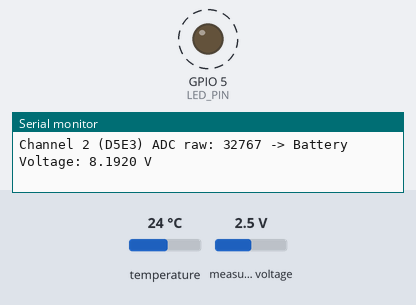
A sketch run on a simulated ESP32-S3. Shown: output pins drawn as LEDs (lit = HIGH), the last lines printed to the serial monitor. Wiring (inferred from the names in the program): ADS1115 converter at I2C address 0x48. Dashed ring = blinking. The inputs (shaded band) are chosen by the test bench; at power-on: temperature 24 °C, measured voltage 2.5 V. Nothing arrives over Bluetooth unless stated; a phone connects over Bluetooth LE 3 s after start. At 8.2 s the program puts the board to deep sleep or switches it off; the recording ends there.

Above: at 2.87 s.
2.9 s: temperature set to 3 °C
At 3.6 s:
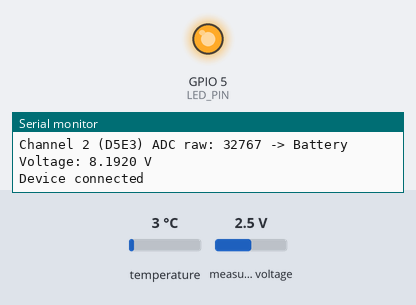
At 6.0 s:
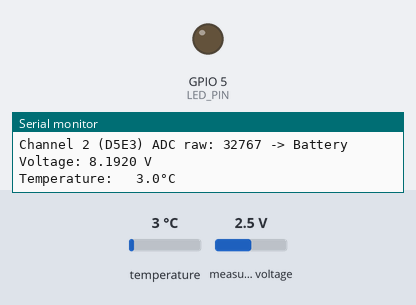
7.4 s: measured voltage set to 0.1 V
Timing chart, 0 to 8.2 s (numbered marks = the images above; inputs shaded):
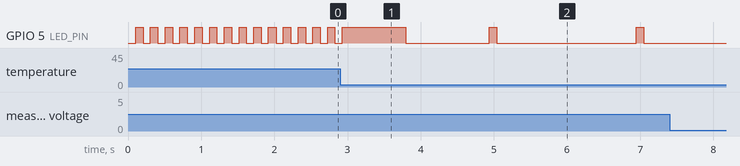

The sketch:

ESP32_Temp_High.ino
```cpp
#include <BLEDevice.h>
#include <BLEServer.h>
#include <BLEUtils.h>
#include <BLE2902.h>
#include <Wire.h>
#include <OneWire.h>
#include <DallasTemperature.h>
#include <esp_sleep.h>

// RTC-переменная
RTC_DATA_ATTR bool sleepFlag = false;

// BLE параметры
BLEServer* pServer = nullptr;
BLECharacteristic* pTempCharacteristic = nullptr;
BLECharacteristic* batteryCharacteristic = nullptr;
bool deviceConnected = false;
bool oldDeviceConnected = false;

// UUID
#define SERVICE_UUID        "4fafc201-1fb5-459e-8fcc-c5c9c331914b"
#define TEMP_CHAR_UUID      "beb5483e-36e1-4688-b7f5-ea07361b26a8"
#define BATTERY_CHAR_UUID   "e1f00324-70ea-4fff-b0b1-94f33872dff9"

// Константа таймаута
const uint64_t DEEP_SLEEP_TIMEOUT = 7200000 * 1000; // 2 часа в микросекундах

// Параметры светодиода
const int LED_PIN = 5;         // GPIO5 для светодиода
unsigned long previousMillis = 0;
int ledState = LOW;

// Управление питанием DS18B20
const int DS18B20_POWER = 6;   // GPIO6 для управления питанием DS18B20

// Параметры DS18B20
const int ONE_WIRE_BUS = 7;    // GPIO7 для данных DS18B20
OneWire oneWire(ONE_WIRE_BUS);
DallasTemperature sensors(&oneWire);
bool ds18b20Found = false;     // Флаг наличия датчика

// Параметры ADS1115
const int ADS_ADDR = 0x48;     // Адрес I2C (1001000)
const int ADS_CONFIG_CH2 = 0xD5E3; // Конфигурационный регистр для канала 2 (пин 5)

unsigned long lastTemperatureRead = 0;
unsigned long lastSecondChannelRead = 0;
unsigned long lastBatteryWarning = 0;
bool lowBatteryMode = false;   // Режим низкого заряда батареи

// Параметры преобразования напряжения
const float ADC_FULL_SCALE = 2.048;      // Максимальное напряжение в вольтах
const float VOLTAGE_DIVIDER_RATIO = 4.0; // Коэффициент делителя 1:4 на входе АЦП

// Пороги напряжения батареи
const float LOW_BATT_THRESHOLD = 3.7;  // 3.7V - предупреждение
const float CRIT_BATT_THRESHOLD = 3.6; // 3.6V - критический уровень

// Класс обработки подключений
class MyServerCallbacks : public BLEServerCallbacks {
    void onConnect(BLEServer* pServer) {
        deviceConnected = true;
        Serial.println("Device connected");
    };

    void onDisconnect(BLEServer* pServer) {
        deviceConnected = false;
        Serial.println("Device disconnected");
        digitalWrite(LED_PIN, LOW); // Выключить светодиод (LOW = выкл)
    }
};

bool readADS1115(int16_t *value, uint16_t config) {
    // Запись конфигурации
    Wire.beginTransmission(ADS_ADDR);
    Wire.write(0x01); // Регистр конфигурации
    Wire.write(highByte(config));
    Wire.write(lowByte(config));

    if (Wire.endTransmission() != 0) {
        Serial.println("I2C write error");
        return false;
    }

    // Ожидание преобразования
    delay(2);

    // Чтение результата
    Wire.beginTransmission(ADS_ADDR);
    Wire.write(0x00); // Регистр результата

    if (Wire.endTransmission(false) != 0) {
        Serial.println("I2C write error");
        return false;
    }

    uint8_t bytesRead = Wire.requestFrom(ADS_ADDR, 2);
    if (bytesRead != 2) {
        Serial.println("I2C read error");
        return false;
    }

    // Сборка 16-битного значения
    uint8_t msb = Wire.read();
    uint8_t lsb = Wire.read();
    *value = (msb << 8) | lsb;
    return true;
}

float readDS18B20Temperature() {
    sensors.requestTemperatures();
    float temperature = sensors.getTempCByIndex(0);

    // Проверка на ошибку чтения
    if (temperature == DEVICE_DISCONNECTED_C) {
        Serial.println("Error reading DS18B20");
        return -999.9; // Значение ошибки
    }

    return temperature;
}

void disableDS18B20() {
    digitalWrite(DS18B20_POWER, LOW);
    pinMode(DS18B20_POWER, INPUT_PULLDOWN);
    Serial.println("DS18B20 power disabled (INPUT_PULLDOWN)");
}

void prepareForDeepSleep() {
    Serial.println("Preparing for deep sleep...");

    // Выключение светодиода
    digitalWrite(LED_PIN, LOW); // LOW = выкл

    // Отключение питания DS18B20
    disableDS18B20();

    // Отключение I2C
    Wire.end();

    // Отключение BLE
    if (pServer) {
        pServer->getAdvertising()->stop();
        BLEDevice::deinit();
    }

    // Перевод пинов в безопасное состояние
    pinMode(LED_PIN, INPUT);

    // Установка флага сна
    sleepFlag = true;

    Serial.println("Entering deep sleep. Turn power OFF and ON to restart.");
    delay(100);

    // Переход в глубокий сон
    esp_deep_sleep_start();
}

float convertToVoltage(int16_t adc_value) {
    // Преобразование значения АЦП в напряжение с учетом делителя
    float voltage_adc = (adc_value * ADC_FULL_SCALE) / 32767.0;
    float real_voltage = voltage_adc * VOLTAGE_DIVIDER_RATIO;
    return real_voltage;
}

void checkBatteryVoltage(float voltage) {
    // Проверка критического уровня
    if (voltage < CRIT_BATT_THRESHOLD) {
        Serial.println("CRITICAL battery level! Entering deep sleep.");
        prepareForDeepSleep();
    }
    // Проверка низкого уровня
    else if (voltage < LOW_BATT_THRESHOLD) {
        if (!lowBatteryMode) {
            Serial.println("LOW battery mode activated");
            lowBatteryMode = true;
        }
    }
    // Возврат к нормальному режиму
    else {
        if (lowBatteryMode) {
            Serial.println("Battery voltage normal. Exiting LOW battery mode");
            lowBatteryMode = false;
        }
    }
}

void setup() {
    Serial.begin(115200);

    // Настройка пинов
    pinMode(LED_PIN, OUTPUT);
    digitalWrite(LED_PIN, LOW); // Выключить светодиод (LOW = выкл)

    // Инициализация питания DS18B20
    pinMode(DS18B20_POWER, OUTPUT);
    digitalWrite(DS18B20_POWER, HIGH); // Включить питание DS18B20
    Serial.println("DS18B20 power enabled (HIGH)");

    // Инициализация DS18B20
    sensors.begin();

    // Проверка наличия DS18B20
    int deviceCount = sensors.getDeviceCount();
    if (deviceCount == 0) {
        Serial.println("DS18B20 not found!");
        ds18b20Found = false;
    } else {
        Serial.print("DS18B20 initialized. Found ");
        Serial.print(deviceCount);
        Serial.println(" sensors");
        ds18b20Found = true;
    }

    // Инициализация I2C
    Wire.begin(8, 9); // SDA=GPIO8, SCL=GPIO9

    // Проверка наличия ADS1115
    Wire.beginTransmission(ADS_ADDR);
    if (Wire.endTransmission() != 0) {
        Serial.println("ADS1115 not found! Communication error");
    } else {
        Serial.println("ADS1115 initialized");
    }

    // Проверка состояния сна
    if (sleepFlag) {
        sleepFlag = false;
        prepareForDeepSleep();
    }

    // Инициализация BLE
    BLEDevice::init("ESP32-Temp-High");

    // Создание BLE сервера
    pServer = BLEDevice::createServer();
    pServer->setCallbacks(new MyServerCallbacks());

    // Создание BLE сервиса
    BLEService *pService = pServer->createService(SERVICE_UUID);

    // Создание характеристики
    pTempCharacteristic = pService->createCharacteristic(
        TEMP_CHAR_UUID,
        BLECharacteristic::PROPERTY_READ |
        BLECharacteristic::PROPERTY_NOTIFY
    );
    pTempCharacteristic->addDescriptor(new BLE2902());

    //Характеристика для передачи напряжения батареи
    batteryCharacteristic = pService->createCharacteristic(
        BATTERY_CHAR_UUID,
        BLECharacteristic::PROPERTY_READ |
        BLECharacteristic::PROPERTY_NOTIFY
    );
    batteryCharacteristic->addDescriptor(new BLE2902());

    // Запуск сервиса
    pService->start();

    // Начало рассылки
    BLEAdvertising *pAdvertising = BLEDevice::getAdvertising();
    pAdvertising->addServiceUUID(SERVICE_UUID);
    pAdvertising->setScanResponse(true);
    pAdvertising->setMinPreferred(0x06);
    BLEDevice::startAdvertising();

    Serial.println("BLE Temperature device active. Waiting for connections...");
    Serial.println("Device will enter deep sleep after 2 hours of operation");
}

String formatTemperature(float temperature) {
    String result;

    if (temperature >= 100.0) {
        // 3 цифры до точки: "123.4°C"
        result = String(temperature, 1) + "°C";
    } else if (temperature >= 10.0) {
        // 2 цифры до точки: " 12.3°C"
        result = " " + String(temperature, 1) + "°C";
    } else if (temperature >= 0.0) {
        // 1 цифра до точки: "  1.2°C"
        result = "  " + String(temperature, 1) + "°C";
    } else if (temperature > -10.0) {
        // отрицательная, 1 цифра до точки: " -1.2°C"
        result = String(temperature, 1) + "°C";
    } else if (temperature > -100.0) {
        // отрицательная, 2 цифры до точки: "-12.3°C"
        result = String(temperature, 1) + "°C";
    } else {
        // отрицательная, 3 цифры до точки: "-123.4°C"
        result = String(temperature, 1) + "°C";
    }

    return result;
}

void loop() {
    unsigned long currentMillis = millis();

    // Управление светодиодом при подключении к VCC
    if (!deviceConnected) {
        // Режим ожидания - быстрое мигание
        if (currentMillis - previousMillis >= 100) {
            previousMillis = currentMillis;
            ledState = (ledState == LOW) ? HIGH : LOW;
            digitalWrite(LED_PIN, ledState); // LOW = выкл, HIGH = вкл
        }
    } else {
        // Режим подключения - короткие вспышки каждые 2 секунды
        if (currentMillis - previousMillis >= 2000) {
            previousMillis = currentMillis;
            digitalWrite(LED_PIN, HIGH); // Включить на мгновение
        } else if (currentMillis - previousMillis >= 100) {
            digitalWrite(LED_PIN, LOW); // Выключить
        }
    }

    // Проверка таймаута работы
    if (currentMillis >= 7200000) {
        prepareForDeepSleep();
    }

    // Обработка подключений BLE
    if (!deviceConnected && oldDeviceConnected) {
        delay(500);
        pServer->startAdvertising();
        Serial.println("Advertising restarted");
        oldDeviceConnected = deviceConnected;
    }
    if (deviceConnected && !oldDeviceConnected) {
        oldDeviceConnected = deviceConnected;
    }

    // Считывание второго канала (напряжение батареи) каждые 5 секунд
    if (currentMillis - lastSecondChannelRead >= 1000) {
        lastSecondChannelRead = currentMillis;

        int16_t second_channel_value;
        if (readADS1115(&second_channel_value, ADS_CONFIG_CH2)) {
            // Преобразование в напряжение с учетом делителя
            float voltage = convertToVoltage(second_channel_value);

            Serial.print("Channel 2 (D5E3) ADC raw: ");
            Serial.print(second_channel_value);
            Serial.print(" -> Battery Voltage: ");
            Serial.print(voltage, 4);
            Serial.println(" V");

            char voltageStr[10];
            dtostrf(voltage, 1, 4, voltageStr);
            batteryCharacteristic->setValue(voltageStr);
            batteryCharacteristic->notify();

            // Проверка напряжения батареи
            checkBatteryVoltage(voltage);
        } else {
            Serial.println("Error reading second channel (D5E3)");
        }
    }

    // Отправка предупреждения о низком заряде
    if (lowBatteryMode && deviceConnected && (currentMillis - lastBatteryWarning >= 1000)) {
        lastBatteryWarning = currentMillis;
        pTempCharacteristic->setValue("LowBatt");
        pTempCharacteristic->notify();
        Serial.println("Sent LowBatt warning");
    }

    // Если в режиме низкого заряда - пропускаем обработку температуры
    if (lowBatteryMode) {
        return;
    }

    // Чтение температуры с тем же интервалом, что и давление (каждую секунду при подключении)
    bool shouldReadTemperature = false;

    if (deviceConnected) {
        shouldReadTemperature = (currentMillis - lastTemperatureRead >= 1000);
    }

    // Чтение и обработка температуры
    if (shouldReadTemperature) {
        lastTemperatureRead = currentMillis;

        // Если датчик не найден при старте, сразу отправляем ошибку
        if (!ds18b20Found) {
            if (deviceConnected) {
                pTempCharacteristic->setValue("Error sensor");
                pTempCharacteristic->notify();
                Serial.println("Sent Error sensor: DS18B20 not found");
            }
            return;
        }

        float temperature = readDS18B20Temperature();

        if (temperature != -999.9) { // Успешное чтение
            String tempString = formatTemperature(temperature);

            // Отправка только при подключении
            if (deviceConnected) {
                pTempCharacteristic->setValue(tempString.c_str());
                pTempCharacteristic->notify();
                Serial.print("Temperature: ");
                Serial.println(tempString);
            }
        } else {
            // Ошибка чтения датчика - отправляем "Error sensor"
            if (deviceConnected) {
                pTempCharacteristic->setValue("Error sensor");
                pTempCharacteristic->notify();
                Serial.println("Sent Error sensor: DS18B20 connection problem");
            }
        }
    }

    delay(10);
}
```
